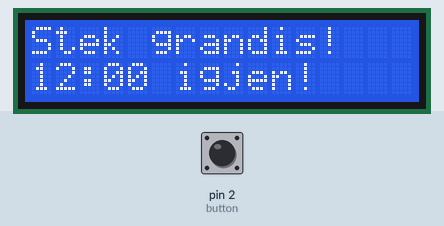
This sketch was run on a simulated Arduino Uno, built with avr-gcc and run on an emulated ATmega328P. Shown: 16×2 character LCD. The inputs (shaded band) are chosen by the test bench; at power-on: pin 2 (button) HIGH.

Above: at 1.2 s.
1.3 s: pin 2 (button) pulled LOW for 0.15 s
At 2.1 s:
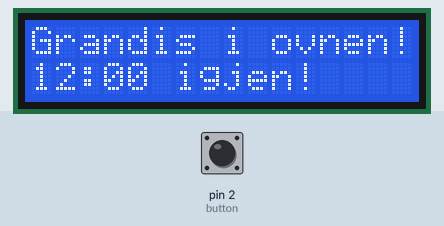
At 3.1 s:
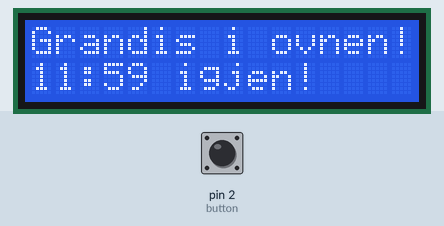
Timing chart, 0 to 4.6 s (numbered marks = the images above; inputs shaded):
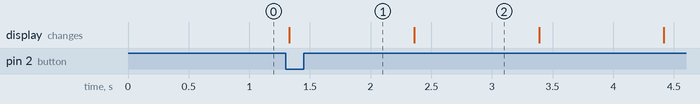

Measured:
- after the input at 1.3 s, the display: changes at once (image 1)

The sketch:

Grandistimer.ino
```cpp
#include <LiquidCrystal_I2C.h>

// LCD
LiquidCrystal_I2C lcd(0x27,16,2);

// Buzzers
const int buzzerOne = 8;
const int buzzerTwo = 9;

// Button
const int button = 2;

// Touch
const int touch = 6;

boolean counting = false;

void setup() {
  // Buzzers
  pinMode(buzzerOne, OUTPUT);
  pinMode(buzzerTwo, OUTPUT);

  // Button
  pinMode(button, INPUT);

  // Touch
  pinMode(touch, INPUT);

  // LCD
  lcd.init();
  lcd.backlight();

  Serial.begin(9600);
  resetTimer();
}

void loop() {
  // Start the countdown
  if (digitalRead(button) == 0 && counting == false) {
    startTimer();
  }

}

void startTimer() {
  lcd.clear();
  counting = true;

  // Start counting
  for (int i = 720; i >= 0; i--) {
    int ss = i % 60;
    int mm = i / 60;
    lcd.print("Grandis i ovnen!");

    lcd.setCursor(0, 1);

    // Format string
    char output[13];
    sprintf(output, "%02d:%02d igjen!", mm, ss);
    lcd.print(output);

    delay(1000);
    lcd.clear();
  }

  // Done
  counting = false;
  buzz();
}

void resetTimer() {
  noBuzz();
  lcd.clear();
  lcd.print("Stek grandis!");
  lcd.setCursor(0, 1);
  lcd.print("12:00 igjen!");
}

void buzz() {
  while (true) {
    // Reset
    if (digitalRead(touch) == 1 && counting == false) {
      resetTimer();
      break;
     }

    lcd.print("PIZZATIME!");

    tone(buzzerOne, 3000);
    delay(500);
    noTone(buzzerOne);

    tone(buzzerTwo, 1000);
    delay(500);
    noTone(buzzerTwo);


    lcd.clear();
  }
}

void noBuzz() {
  noTone(buzzerOne);
  noTone(buzzerTwo);
}
```
